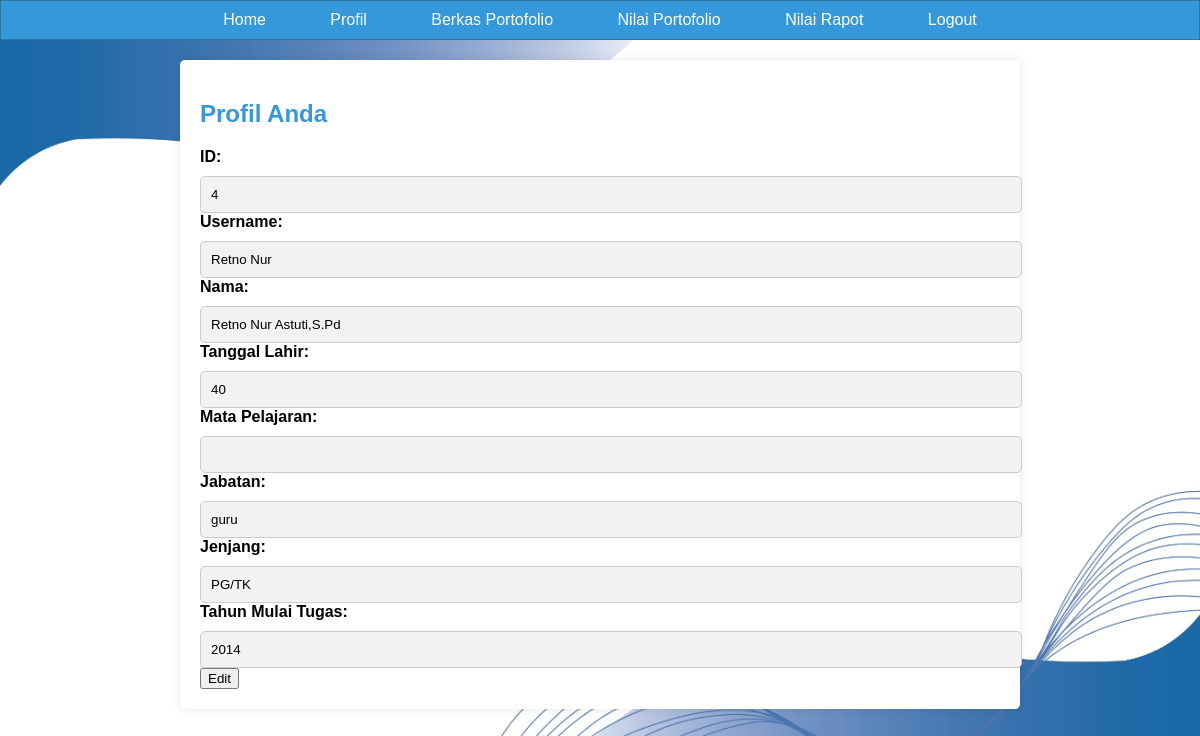
The app's page /page_profil_guru.php (signed in) with its own data.
### tables this page shows
CREATE TABLE `tabel_jabatan` (
  `id` int(11) NOT NULL,
  `nama` varchar(255) NOT NULL,
  `tgl_lahir` date NOT NULL,
  `username` varchar(100) NOT NULL,
  `password` varchar(100) NOT NULL,
  `jabatan` enum('pendidikan','kepsek','sdm','guru','admin') DEFAULT NULL,
  `jenjang` varchar(10) NOT NULL,
  `angkatan` int(11) DEFAULT NULL,
  `Kode_id` int(10) DEFAULT NULL
);

### page_profil_guru.php (the view, shortened to what this page needs)
<?php
include "koneksi.php";
?>
<!DOCTYPE html>
<html lang="en">
<head>
</head>
<body>
<div class="navbar-guru" id="navbar-guru">
<ul class="nav navbar-nav">
            <li class="active"><a href="page_guru.php">Home</a></li>
            <li><a href="page_profil_guru.php">Profil</a></li>
            <li><a href="page_tombolupload_guru.php">Berkas Portofolio</a></li>
            <li><a href="page_nilai_portofolio_guru.php">Nilai Portofolio</a></li>
            <li><a href="page_lihat_nilai_guru.php">Nilai Rapot</a></li>
            <li><a href="logout.php">Logout</a></li>
        </ul>
        </div>
    <div class="container">
        <h2>Profil Anda</h2>
        <form method="post" action="page_edit_profile_guru.php">
            <div>
        <?php
        if(isset($_SESSION['id']) && isset($_SESSION['username'])) {
            $data = mysqli_query($koneksi, "SELECT tabel_karyawan.foto_profil, tabel_jabatan.id, tabel_jabatan.nama, tabel_jabatan.jabatan, tabel_karyawan.id, tabel_karyawan.mata_pelajaran, tabel_jabatan.jenjang, tabel_jabatan.angkatan, YEAR(CURDATE()) - YEAR(tabel_jabatan.tgl_lahir) AS usia
            FROM tabel_jabatan
            LEFT JOIN tabel_karyawan ON tabel_jabatan.id = tabel_karyawan.id
            WHERE username='$_SESSION[username]';");
            while ($d = mysqli_fetch_array($data)) {
        ?>
        <div>
            <label>ID:</label>
            <input type="text" name="id" value="<?php echo $_SESSION['id'] ?>" readonly>
        </div>
        <div>
            <label>Username:</label>
            <input type="text" name="username" value="<?php echo $_SESSION['username'] ?>" readonly>
        </div>
        <div>
            <label>Nama:</label>
            <input type="text" name="nama" value="<?php echo $d['nama']; ?>" readonly>
        </div>
        <div>
            <label>Tanggal Lahir:</label>
            <input type="text" name="usia" value="<?php echo $d['usia']; ?>" readonly>
        </div>
        <div>
            <label>Mata Pelajaran:</label>
            <input type="text" name="mata_pelajaran" value="<?php echo $d['mata_pelajaran']; ?>" readonly>
        </div>
        <div>
            <label>Jabatan:</label>
            <input type="text" name="jabatan" value="<?php echo $d['jabatan']; ?>" readonly>
        </div>
        <div>
            <label>Jenjang:</label>
            <input type="text" name="jenjang" value="<?php echo $d['jenjang']; ?>" readonly>
        </div>
        <div>
            <label>Tahun Mulai Tugas:</label>
            <input type="text" name="angkatan" value="<?php echo $d['angkatan']; ?>" readonly>
        </div>
            <button type="submit" name="edit">Edit</button>
        </div>
        </form>
        <?php
            }
        }
        ?>
    </div>
</body>
</html>

### page_profil_guru.php (style rules this page uses)
html, body { height: 100%; margin: 0; padding: 0; background: url('bgnusput.jpg') no-repeat center center fixed; background-size: 100% 100%; background-position: center center; font-family: Arial, sans-serif; }
.navbar-guru { background-color: #3498db; border: 1px solid #2978a0; padding: 10px 0; text-align: center; }
.navbar-guru ul { list-style-type: none; padding: 0; margin: 0; }
.navbar-guru li { display: inline; margin: 0 20px; }
.navbar-guru a { text-decoration: none; color: #fff; padding: 5px 10px; transition: background-color 0.3s, color 0.3s; }
h2 { color: #3498db; }
.container { background-color: #fff; max-width: 800px; margin: 20px auto; padding: 20px; border-radius: 5px; box-shadow: 0 0 10px rgba(0, 0, 0, 0.1); text-align: left; }
label { font-weight: bold; }
input[type="text"] { width: 100%; padding: 10px; border: 1px solid #ccc; border-radius: 5px; margin-top: 10px; }
input[type="text"][readonly] { background-color: #f2f2f2; }

### records on screen
tabel_jabatan: nama "Retno Nur Astuti,S.Pd", usia "40", jabatan "guru", jenjang "PG/TK", angkatan "2014"
